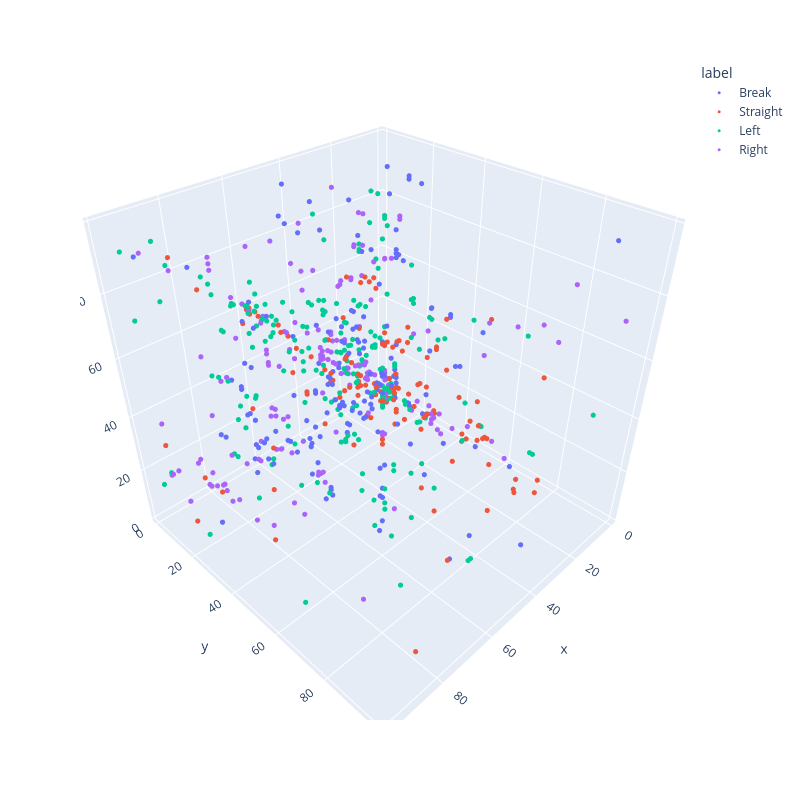

Here is the notebook cell this chart was saved with:
### Code cell
#same as above, but use plotly or plotly express ot allow for an interactive 3d plot
import plotly.express as px

df_plot = pd.DataFrame()

df_plot['x'] = X_train['xg_arg_diff']
df_plot['y'] = X_train['yg_arg_diff']
df_plot['z'] = X_train['zg_arg_diff']
df_plot['label'] = y_train


fig = px.scatter_3d(df_plot, x='x', y='y', z='z',
              color='label',)
fig.update_traces(marker_size = 3)
fig.update_layout(autosize=False, width=800, height=800)
fig.show()

### Figure 1 — Plotly figure (JSON) as saved in the notebook; plotly's stock layout.template omitted (floating-point values rounded to 4 significant figures; data arrays with more than 128 entries replaced by an {"elided": "..."} marker saying what was removed)
{"data": [{"hovertemplate": "label=Break<br>x=%{x}<br>y=%{y}<br>z=%{z}<extra></extra>", "legendgroup": "Break", "marker": {"color": "#636efa", "size": 3, "symbol": "circle"}, "mode": "markers", "name": "Break", "scene": "scene", "showlegend": true, "type": "scatter3d", "x": {"elided": "189 int values"}, "y": {"elided": "189 int values"}, "z": {"elided": "189 int values"}}, {"hovertemplate": "label=Straight<br>x=%{x}<br>y=%{y}<br>z=%{z}<extra></extra>", "legendgroup": "Straight", "marker": {"color": "#EF553B", "size": 3, "symbol": "circle"}, "mode": "markers", "name": "Straight", "scene": "scene", "showlegend": true, "type": "scatter3d", "x": {"elided": "160 int values"}, "y": {"elided": "160 int values"}, "z": {"elided": "160 int values"}}, {"hovertemplate": "label=Left<br>x=%{x}<br>y=%{y}<br>z=%{z}<extra></extra>", "legendgroup": "Left", "marker": {"color": "#00cc96", "size": 3, "symbol": "circle"}, "mode": "markers", "name": "Left", "scene": "scene", "showlegend": true, "type": "scatter3d", "x": {"elided": "240 int values"}, "y": {"elided": "240 int values"}, "z": {"elided": "240 int values"}}, {"hovertemplate": "label=Right<br>x=%{x}<br>y=%{y}<br>z=%{z}<extra></extra>", "legendgroup": "Right", "marker": {"color": "#ab63fa", "size": 3, "symbol": "circle"}, "mode": "markers", "name": "Right", "scene": "scene", "showlegend": true, "type": "scatter3d", "x": {"elided": "189 int values"}, "y": {"elided": "189 int values"}, "z": {"elided": "189 int values"}}], "layout": {"autosize": false, "height": 800, "legend": {"title": {"text": "label"}, "tracegroupgap": 0}, "margin": {"t": 60}, "scene": {"domain": {"x": [0, 1], "y": [0, 1]}, "xaxis": {"title": {"text": "x"}}, "yaxis": {"title": {"text": "y"}}, "zaxis": {"title": {"text": "z"}}}, "width": 800}}
